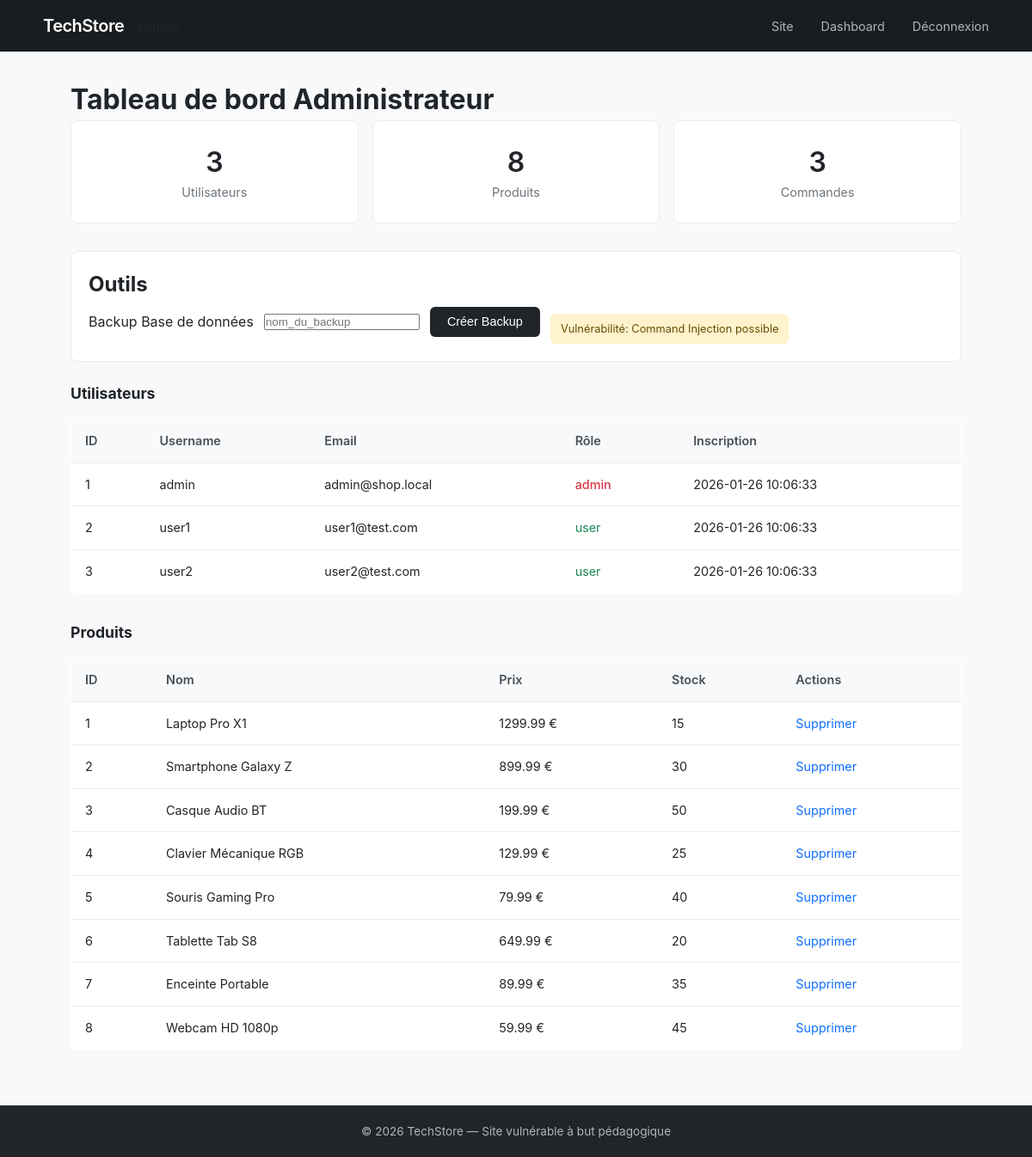
/admin/dashboard.php (signed in), run on an earlier commit of the app's database.
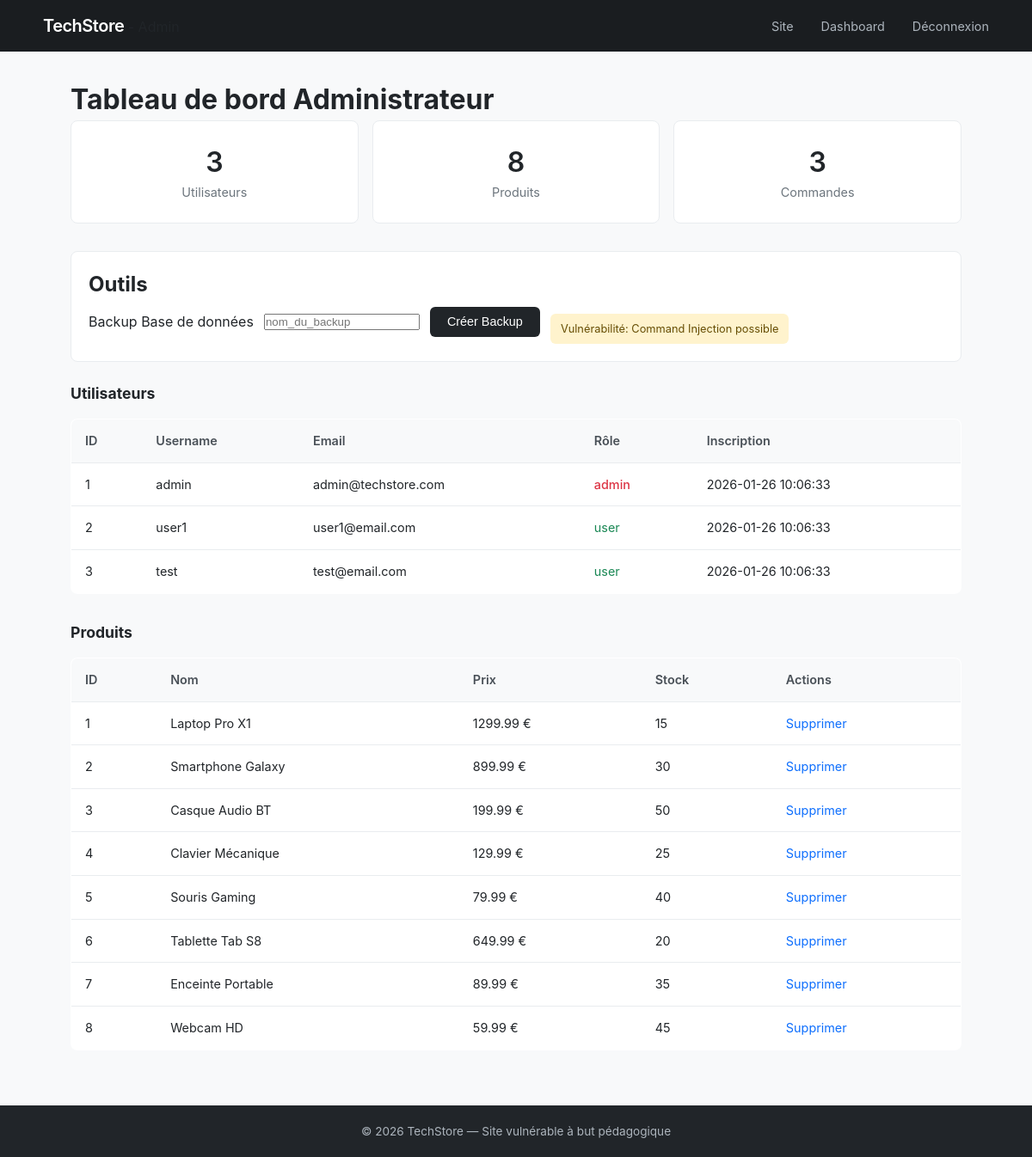
And on a later commit of the database.
### tables this page shows
CREATE TABLE users (
    id INT AUTO_INCREMENT PRIMARY KEY,
    username VARCHAR(50) NOT NULL,
    password VARCHAR(255) NOT NULL,
    email VARCHAR(100),
    role VARCHAR(20) DEFAULT 'user',
    created_at TIMESTAMP DEFAULT CURRENT_TIMESTAMP
);

CREATE TABLE products (
    id INT AUTO_INCREMENT PRIMARY KEY,
    name VARCHAR(100) NOT NULL,
    description TEXT,
    price DECIMAL(10,2) NOT NULL,
    stock INT DEFAULT 0,
    image VARCHAR(255),
    category VARCHAR(50)
);

### admin/dashboard.php (the view, shortened to what this page needs)
<?php
require_once '../config/database.php';
$stats = [
    'users' => mysqli_fetch_assoc(mysqli_query($conn, "SELECT COUNT(*) as count FROM users"))['count'],
    'products' => mysqli_fetch_assoc(mysqli_query($conn, "SELECT COUNT(*) as count FROM products"))['count'],
    'orders' => mysqli_fetch_assoc(mysqli_query($conn, "SELECT COUNT(*) as count FROM orders"))['count'],
];
$users_result = mysqli_query($conn, "SELECT id, username, email, role, created_at FROM users");
$products_result = mysqli_query($conn, "SELECT * FROM products");
?>
<!DOCTYPE html>
<html lang="fr">
<head>
    <link rel="stylesheet" href="../assets/css/style.css">
</head>
<body>
    <header class="admin-header">
        <nav>
            <div class="logo"><a href="../index.php">TechStore</a> - <span>Admin</span></div>
            <ul class="nav-links">
                <li><a href="../index.php">Site</a></li>
                <li><a href="dashboard.php">Dashboard</a></li>
                <li><a href="../logout.php">Déconnexion</a></li>
            </ul>
        </nav>
    </header>
    <main class="admin-main">
        <h1>Tableau de bord Administrateur</h1>
        <section class="stats-grid">
            <div class="stat-card">
                <h3><?php echo $stats['users']; ?></h3>
                <p>Utilisateurs</p>
            </div>
            <div class="stat-card">
                <h3><?php echo $stats['products']; ?></h3>
                <p>Produits</p>
            </div>
            <div class="stat-card">
                <h3><?php echo $stats['orders']; ?></h3>
                <p>Commandes</p>
            </div>
        </section>
        <section class="admin-tools">
            <h2>Outils</h2>
            <div class="tools-grid">
                <form method="GET" class="tool-form">
                    <label>Backup Base de données</label>
                    <input type="text" name="backup" placeholder="nom_du_backup">
                    <button type="submit">Créer Backup</button>
                    <small class="hint">Vulnérabilité: Command Injection possible</small>
                </form>
            </div>
        </section>
        <section class="admin-section">
            <h2>Utilisateurs</h2>
            <table class="admin-table">
                <thead>
                    <tr>
                        <th>ID</th>
                        <th>Username</th>
                        <th>Email</th>
                        <th>Rôle</th>
                        <th>Inscription</th>
                    </tr>
                </thead>
                <tbody>
                    <?php while($u = mysqli_fetch_assoc($users_result)): ?>
                    <tr>
                        <td><?php echo $u['id']; ?></td>
                        <td><?php echo $u['username']; ?></td>
                        <td><?php echo $u['email']; ?></td>
                        <td><span class="role-<?php echo $u['role']; ?>"><?php echo $u['role']; ?></span></td>
                        <td><?php echo $u['created_at']; ?></td>
                    </tr>
                    <?php endwhile; ?>
                </tbody>
            </table>
        </section>
        <section class="admin-section">
            <h2>Produits</h2>
            <table class="admin-table">
                <thead>
                    <tr>
                        <th>ID</th>
                        <th>Nom</th>
                        <th>Prix</th>
                        <th>Stock</th>
                        <th>Actions</th>
                    </tr>
                </thead>
                <tbody>
                    <?php while($p = mysqli_fetch_assoc($products_result)): ?>
                    <tr>
                        <td><?php echo $p['id']; ?></td>
                        <td><?php echo $p['name']; ?></td>
                        <td><?php echo $p['price']; ?> €</td>
                        <td><?php echo $p['stock']; ?></td>
                        <td>
                            <a href="?delete=<?php echo $p['id']; ?>"
                               onclick="return confirm('Supprimer?')">Supprimer</a>
                        </td>
                    </tr>
                    <?php endwhile; ?>
                </tbody>
            </table>
        </section>
    </main>
    <footer>
        <p>&copy; 2026 TechStore — Site vulnérable à but pédagogique</p>
    </footer>
</body>
</html>

### assets/css/style.css (style rules this page uses)
* { margin: 0; padding: 0; box-sizing: border-box; }
body { font-family: -apple-system, BlinkMacSystemFont, 'Segoe UI', Roboto, sans-serif; background: #f8f9fa; color: #212529; line-height: 1.5; }
a { color: #0d6efd; text-decoration: none; }
header { background: #212529; padding: 0 2rem; position: sticky; top: 0; z-index: 100; }
nav { max-width: 1100px; margin: 0 auto; display: flex; justify-content: space-between; align-items: center; height: 60px; }
.logo a { color: #fff; font-size: 1.25rem; font-weight: 600; letter-spacing: -0.5px; }
.nav-links { display: flex; list-style: none; gap: 2rem; }
.nav-links a { color: #adb5bd; font-size: 0.9rem; transition: color 0.2s; }
main { max-width: 1100px; margin: 0 auto; padding: 2rem; min-height: calc(100vh - 140px); }
.btn, button[type="submit"] { padding: 0.6rem 1.25rem; background: #212529; color: #fff; border: none; border-radius: 6px; font-size: 0.9rem; cursor: pointer; transition: background 0.2s; }
.hint { background: #fff3cd; color: #664d03; padding: 0.5rem 0.75rem; border-radius: 6px; font-size: 0.8rem; margin-top: 1rem; }
table { width: 100%; border-collapse: collapse; background: #fff; border-radius: 8px; overflow: hidden; border: 1px solid #e9ecef; }
th, td { padding: 0.875rem 1rem; text-align: left; border-bottom: 1px solid #e9ecef; font-size: 0.9rem; }
th { background: #f8f9fa; font-weight: 600; color: #495057; }
.admin-header { background: #1a1d20; }
.stats-grid { display: grid; grid-template-columns: repeat(3, 1fr); gap: 1rem; margin-bottom: 2rem; }
.stat-card { background: #fff; padding: 1.5rem; border-radius: 8px; text-align: center; border: 1px solid #e9ecef; }
.stat-card h3 { font-size: 2rem; font-weight: 600; }
.stat-card p { color: #6c757d; font-size: 0.9rem; }
.admin-section { margin-bottom: 2rem; }
.admin-section h2 { font-size: 1.1rem; margin-bottom: 1rem; }
.admin-tools { background: #fff; padding: 1.25rem; border-radius: 8px; margin-bottom: 1.5rem; border: 1px solid #e9ecef; }
.tool-form { display: flex; gap: 0.75rem; align-items: center; flex-wrap: wrap; }
.role-admin { color: #dc3545; font-weight: 500; }
.role-user { color: #198754; }
footer { background: #212529; color: #adb5bd; text-align: center; padding: 1.25rem; font-size: 0.85rem; }

What changed in the data, as far as the page shows it:
changed users "admin": email "admin@shop.local" → "admin@techstore.com"
changed users "user1": email "user1@test.com" → "user1@email.com"
changed users id 3: username "user2" → "test"; email "user2@test.com" → "test@email.com"
changed products id 2: name "Smartphone Galaxy Z" → "Smartphone Galaxy"
changed products id 4: name "Clavier Mécanique RGB" → "Clavier Mécanique"
changed products id 5: name "Souris Gaming Pro" → "Souris Gaming"
changed products id 8: name "Webcam HD 1080p" → "Webcam HD"
